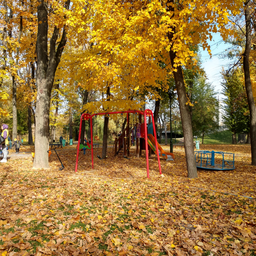
#> input picture Examples/1024px/autumn_big.png, 256 x 256 px, shrunk from 1024 x 1024 before the run
$ python DCT_reveal.py ../Examples/1024px/autumn_big.png ../Examples/1024px/autumn_kharkiv_big.png
#> lines starting #> are read from the running program, lines starting #| are printed output that depends on the picture
#> in main, img is the input picture: shape (256, 256, 3); mean R, G, B 151.1, 116.7, 59.4
### Sources/dct_processing.py
# ~~~~~~~~~~~~~~~~~~~~~~~~~~~~~~~~~~~~~~~~~~~~~~~~~~~~~~~~~~~~~~~~~~~~~ #
# ~~~~~ Calculation of discrete cosine transform and quantization ~~~~~ #
# ~~~~~~~~~~~~~~~~~~~~~~~~~~~~~~~~~~~~~~~~~~~~~~~~~~~~~~~~~~~~~~~~~~~~~ #

import numpy as np

class quantization_class():

    def __init__(self):
        self.count = 0

    # Input: image compression quality
    # Output: quantization matrix
    def get_quantization_matrix(self, quality):
        Q = np.array([[16,  11,  10,  16,  24,  40,  51,  61],
                      [12,  12,  14,  19,  26,  58,  60,  55],
                      [14,  13,  16,  24,  40,  57,  69,  56],
                      [14,  17,  22,  29,  51,  87,  80,  62],
                      [18,  22,  37,  56,  68,  109, 103, 77],
                      [24,  35,  55,  64,  81,  104, 113, 92],
                      [49,  64,  78,  87,  103, 121, 120, 101],
                      [72,  92,  95,  98,  112, 100, 103, 99]])

        if quality == 50:
            return Q
        elif quality > 50:
            Q = Q * np.divide(100 - quality,  50)
            Q = np.where(Q > 255, 255, Q)
            return Q
        else:
            Q = np.divide(Q * 50, quality)
            Q = np.where(Q > 255, 255, Q)
            return Q

    # Input: DCT coefficients (NxN block)
    # Output: quantized coefficients (NxN block)
    def quantize(self, matrix, quality, N=8):
        Q = self.get_quantization_matrix(quality)
        for i in range(N):
            for j in range(N):
                matrix[i][j] = np.around(np.divide(matrix[i][j], Q[i][j]))
        return matrix

    # Input: quantized coefficients (NxN block)
    # Output: DCT coefficients (NxN block)
    # [6 lines left out: function inverse_quantize, not called in this run]


class DCT_class():

    def __init__(self):
        self.count = 0

    def point(self, N=8):
        D = np.random.randn(N, N)

        # additional variables to speed up calculations
        u = np.sqrt(2 / N)
        v = 1 / np.sqrt(N)
        w = np.pi / (2 * N)

        for i in range(N):
            for j in range(N):
                D[i, j] = v if i == 0 else u * np.cos(((2 * j + 1) * i) * w)

        return D

    # calculate DCT II for NxN block
    def calculate_DCT(self, a):
        dct_matrix = self.point()
        return (dct_matrix @ a @ dct_matrix.T)


    # calculate DCT III (inverse DCT) for NxN block
    def calculate_IDCT(self, a):
        dct_matrix = self.point()
        return (dct_matrix.T @ a @ dct_matrix)


# Input: single-channel YCbCr image
# Output: quantized DCT coefficients
def dct_process_channel(img, quality, N=8):
    a, b = img.shape[:2]

    # center values relative to zero
    temp = img.copy() - 128

    # сalculate result for each NxN block
    dct = DCT_class()
    qnt = quantization_class()
    for i in range(0, a, N):
        for j in range(0, b, N):
            temp[i:i + N, j:j + N] = dct.calculate_DCT(temp[i:i + N, j:j + N])
            if quality != 0:
                temp[i:i + N, j:j + N] = qnt.quantize(temp[i:i + N, j:j + N], quality)
    return temp

# Input: quantized DCT coefficients
# Output: single-channel YCbCr image
# [13 lines left out: function idct_process_channel, not called in this run]

### Sources/extra.py
# ~~~~~~~~~~~~~~~~~~~~~~~~~~~~~~~~~~~~~~~~~~~~~~~~~~~~~~~~~~~~~~~~~~~~~ #
# ~~~~~~~~~~~~~~~~~~~~~~~~~~ Other functions ~~~~~~~~~~~~~~~~~~~~~~~~~~ #
# ~~~~~~~~~~~~~~~~~~~~~~~~~~~~~~~~~~~~~~~~~~~~~~~~~~~~~~~~~~~~~~~~~~~~~ #


# ------------------------- External libraries ------------------------ #
import numpy as np
from skimage.io import imsave, imread
from skimage import img_as_float, img_as_ubyte
from sewar.full_ref import mse, psnr, ssim, msssim


# --------- Section 1: file handling and conversion to binary --------- #

# Input:  file name (with extension)
# Output: list of grouped bits as strings
# [16 lines left out: function file_to_bin, not called in this run]

# Input:  list of grouped bits as strings
# Output: the file with the specified name is saved
def bin_to_file(binlist, filename='output_file'):
	s = ''
	bytes_list = list()
	for i in range(len(binlist)):
		s += binlist[i]
		if i % 8 == 7:
			bytes_list.append(int(s, base=2))
			s = ''

	binary_data = bytes(bytes_list)
	out_file = open(filename, 'wb')
	out_file.write(binary_data)
	out_file.close()


# ------------------- Section 2: functions for PVD -------------------- #

# Input: difference value between two pixels
# Output: number of bits to embed, left and right
# boundaries of the interval in which the difference lies
# [45 lines left out: functions embed_number, change_difference, not called in this run]


def pixel_dif(a, b):
    return max(a, b) - min(a, b)


# -------------- Section 3: additional functionality -------------- #

# Input: two images of the same shape
# Output: difference image (and three difference images for each channel, if they exist)
# [34 lines left out: function generate_difference, not called in this run]

### Sources/DCT_reveal.py
# ~~~~~~~~~~~~~~~~~~~~~~~~~~~~~~~~~~~~~~~~~~~~~~~~~~~~~~~~~~~~~~~~~~~~~~ #
# ~~~~~~~ Decode hidden message in image using DCT steganography ~~~~~~~ #
# ~~~~~~~~~~~~~~~~~~~~~~~~~~~~~~~~~~~~~~~~~~~~~~~~~~~~~~~~~~~~~~~~~~~~~~ #

# ~~~~~~~~~~ External libraries ~~~~~~~~~~ #
from skimage.io import imread, imsave
from skimage.color import rgb2ycbcr, ycbcr2rgb
from skimage import img_as_float, img_as_ubyte
import numpy as np
import sys

# ~~~~~~~~~~~~~~ Source code ~~~~~~~~~~~~~ #
from dct_processing import dct_process_channel as dct
from dct_processing import idct_process_channel as idct
from extra import file_to_bin, bin_to_file

_quality = 90

# Input: stego RGB-image
# Output: saves a hidden file with the given name (optional)
def dct_reveal(img, out_name='output_file', N=8):
#> called with N = 8
    a, b = img.shape[:2]
#> a = 256; b = 256
    c = 3 if len(img.shape) == 3 else 1
#> c = 3

    if c == 3:
        bitstream = []

        # Transition to YCbCr color space
        newimg = rgb2ycbcr(img)
#> newimg: shape (256, 256, 3) float64; mean of channels 0, 1, 2 119.5, 97.7, 147.2

        # Calculation of DCT coefficients on each channel
        Y =  dct(newimg[..., 0], _quality)
#> in dct_process_channel, `temp = img.copy() - 128`:
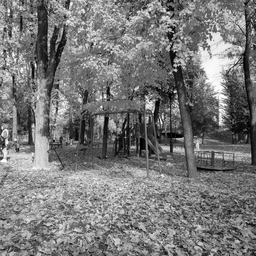
#> temp: shape (256, 256) float64; min -112, max 107, mean -8.5; drawn with min black and max white
#> after the loop in dct_process_channel, `for i in range(0, a, N):`:
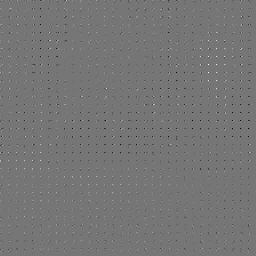
#> temp: shape (256, 256) float64; min -218, max 253, mean -0.3; drawn with min black and max white
        Cb = dct(newimg[..., 1], _quality)
#> call 2 of dct_process_channel, with quality = 90, N = 8
#> in dct_process_channel (call 2), `temp = img.copy() - 128`:
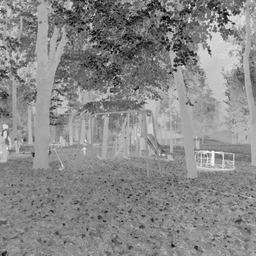
#> temp: shape (256, 256) float64; min -106.9, max 35.75, mean -30.3; drawn with min black and max white
#> after the loop in dct_process_channel (call 2), `for i in range(0, a, N):`:
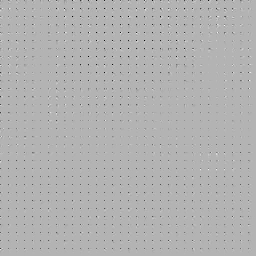
#> temp: shape (256, 256) float64; min -182, max 76, mean -1.2; drawn with min black and max white
        Cr = dct(newimg[..., 2], _quality)
#> call 3 of dct_process_channel, with quality = 90, N = 8
#> in dct_process_channel (call 3), `temp = img.copy() - 128`:
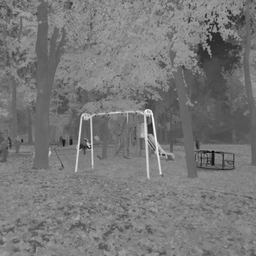
#> temp: shape (256, 256) float64; min -48.96, max 96.13, mean 19.2; drawn with min black and max white
#> after the loop in dct_process_channel (call 3), `for i in range(0, a, N):`:
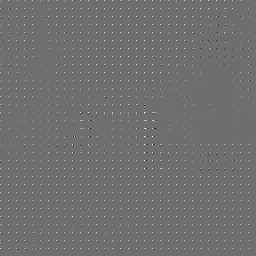
#> temp: shape (256, 256) float64; min -83, max 108, mean 0.7; drawn with min black and max white
        newimg = np.dstack((Y, Cb, Cr))
#> newimg: shape (256, 256, 3) float64; mean of channels 0, 1, 2 -0.3, -1.2, 0.7

        # Retrieving LSB from DCT coefficients in each NxN block
        for i in range(0, a, 8):
            for j in range(0, b, 8):
                for k in range(c):
                    bitstream.append(str(int(abs(newimg[i, j, k])) % 2))

        # Convert the bitstream to a file
        bin_to_file(bitstream, out_name)


def main():
    if len(sys.argv) < 2:
        print("Specify the path to the photo.")
    else:
        try:
            img = imread(sys.argv[1])

            if len(sys.argv) == 3:
                dct_reveal(img, sys.argv[2])
            else:
                dct_reveal(img)
        except FileNotFoundError:
            print("This file does not exist.")


if __name__ == '__main__':
    main()

$ run again, on Examples/1024px/blueberries_big.png
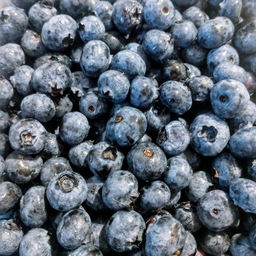
#> input picture Examples/1024px/blueberries_big.png, 256 x 256 px, shrunk from 1024 x 1024 before the run
#> in main, img is the input picture: shape (256, 256, 3); mean R, G, B 94.2, 104.5, 116.6
#> after the loop in dct_process_channel (call 2), `for i in range(0, a, N):`:
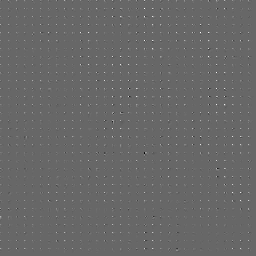
#> temp: shape (256, 256) float64; min -39, max 57, mean 0.3; drawn with min black and max white
#> after the loop in dct_process_channel (call 3), `for i in range(0, a, N):`:
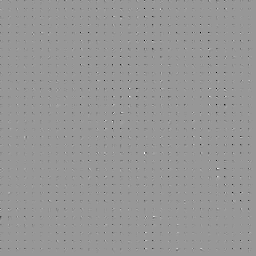
#> temp: shape (256, 256) float64; min -48, max 33, mean -0.2; drawn with min black and max white

$ run again, on Examples/1024px/dandelion_big.png
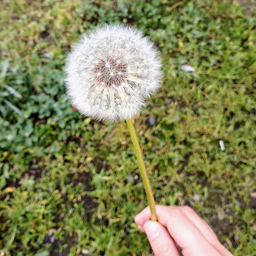
#> input picture Examples/1024px/dandelion_big.png, 256 x 256 px, shrunk from 1024 x 1024 before the run
#> in main, img is the input picture: shape (256, 256, 3); mean R, G, B 130.5, 132.8, 86.9
#> after the loop in dct_process_channel (call 2), `for i in range(0, a, N):`:
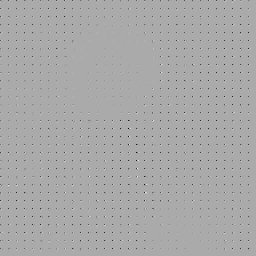
#> temp: shape (256, 256) float64; min -116, max 57, mean -0.8; drawn with min black and max white
#> after the loop in dct_process_channel (call 3), `for i in range(0, a, N):`:
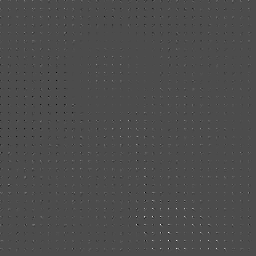
#> temp: shape (256, 256) float64; min -33, max 77, mean 0.1; drawn with min black and max white
